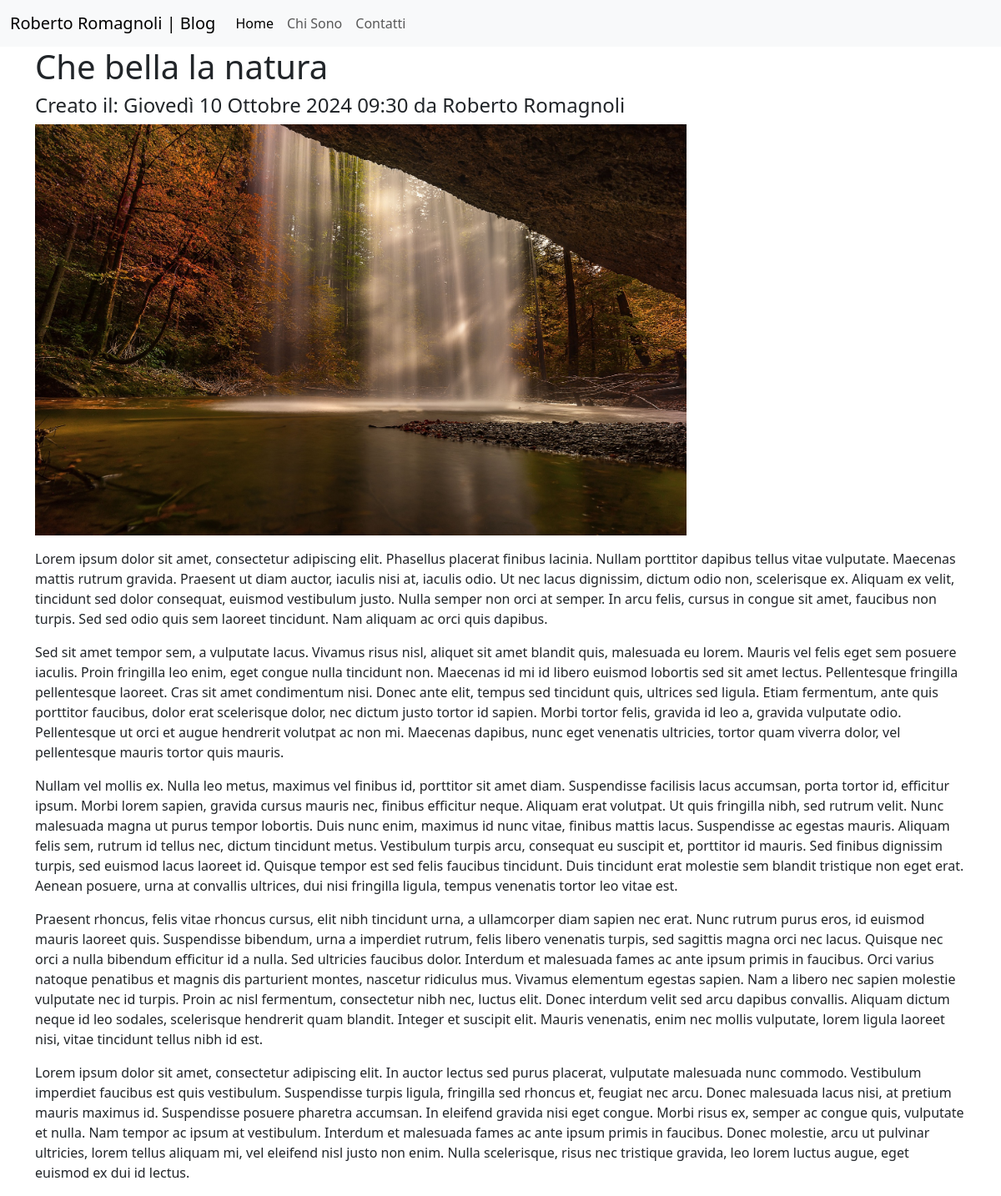
The app's page /2/che-bella-la-natura/ with its own data.
### posts/models.py (models this page shows, shortened)
class Post(models.Model):
    title = models.CharField(max_length = 120)
    image = models.ImageField(upload_to='media/', default='no-image.jpg')
    content = models.TextField()
    date = models.DateTimeField(auto_now = False, auto_now_add = True)
    slug = models.SlugField(max_length = 120)
    author = models.ForeignKey(User, on_delete= models.CASCADE, default = 1)

### templates/post_singolo.html (shortened to what this page needs)
{% extends "base.html" %}
    {% block content %}
        <h1>{{ object.title }}</h1>
        <h4> Creato il: {{ object.date }} da {{ object.author.first_name }} {{ object.author.last_name }}</h4>
        <img src="{{ object.image.url }}" width = 70% alt=" {{ object.title }}"><br />
        <p>{{ object.content|safe|linebreaks}}</p>
    {%endblock content%}

### records on screen
Post: title "Che bella la natura", date "Giovedì 10 Ottobre 2024 09:30", author.first_name "Roberto", author.last_name "Romagnoli", image (picture), content "Lorem ipsum dolor sit amet, consectetur adipiscing elit. Phasellus placerat finibus lacinia. Nullam porttitor dapibus tellus vitae vulputate. Maecenas mattis rutrum gravida. Praesent ut diam auctor, iaculis nisi at, iaculis odio. Ut nec lacus dignissim, dictum odio non, scelerisque ex. Aliquam ex velit, tincidunt sed dolor consequat, euismod vestibulum justo. Nulla semper non orci at semper. In arcu felis, cursus in congue sit amet, faucibus non turpis. Sed sed odio quis sem laoreet tincidunt. Nam aliquam ac orci quis dapibus. Sed sit amet tempor sem, a vulputate lacus. Vivamus risus nisl, aliquet sit amet blandit quis, malesuada eu lorem. Mauris vel felis eget sem posuere iaculis. Proin…"
